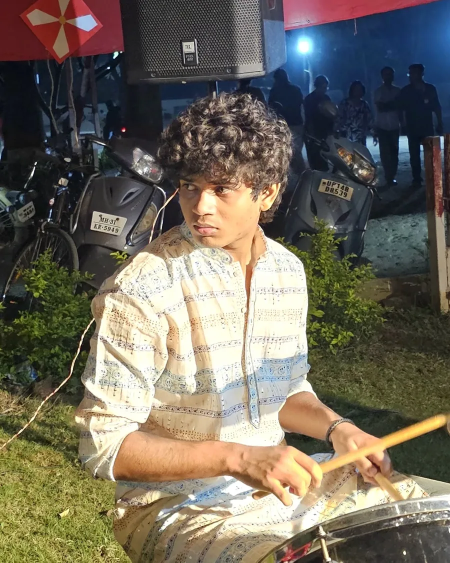
#> input picture img/hobby/portrait.webp, 900 x 1125 px, found by its file name (shown at 1/2 size)
$ python halftone.py
#> lines starting #> are read from the running program, lines starting #| are printed output that depends on the picture; after the words box and inside, x2 and y2 are one past the last pixel; in counts of white or black regions, pixels touching at a corner belong together
"""Blue halftone of the portrait: dots on a 45-degree screen, size by darkness, on the site's paper."""
import math
from PIL import Image, ImageOps, ImageEnhance, ImageDraw, ImageFilter

SRC = 'd:/Vibecode Portfolio/img/hobby/portrait.webp'
PAPER, BLUE = (237, 239, 246), (0, 47, 167)
import sys
OUT_W, OUT_H = (int(sys.argv[1]), int(sys.argv[2])) if len(sys.argv) > 2 else (1520, 2000)
CELL = int(sys.argv[3]) if len(sys.argv) > 3 else 11
SS = 3                              # supersample for smooth dots

import numpy as np, cv2
g = np.asarray(Image.open(SRC).convert('L'))
g = g[110:900, 150:760]                      # head and shoulders
#> g: shape (790, 610)
g = cv2.createCLAHE(clipLimit=2.6, tileGridSize=(6, 6)).apply(g)
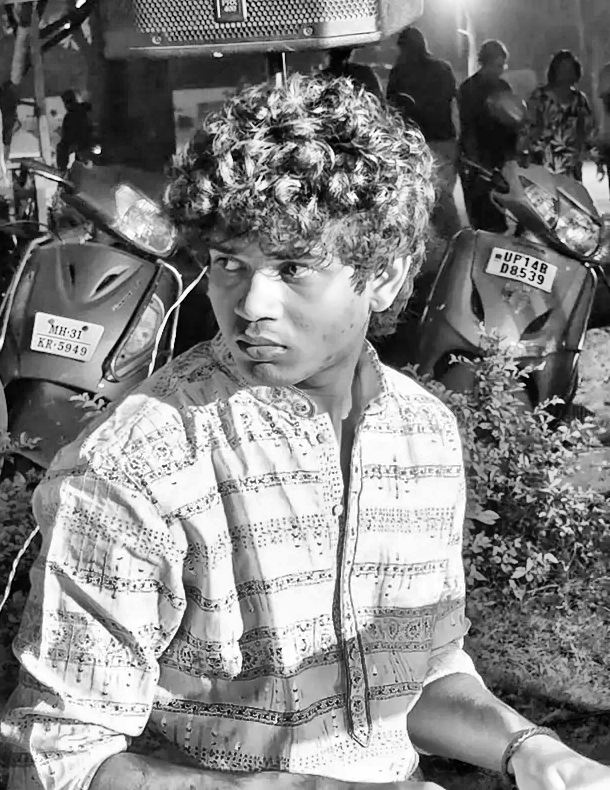
#> g: shape (790, 610); min 0, max 255, mean 131.3
# lift the shadows so the face reads, keep the darks deep
g = (255 * (g / 255.0) ** 0.8).astype(np.uint8)
# fade the busy background toward paper: a soft mask around the head and the torso
h, w = g.shape
#> h = 790; w = 610
mask = np.zeros((h, w), np.uint8)
cv2.ellipse(mask, (300, 225), (135, 165), 0, 0, 360, 255, -1)
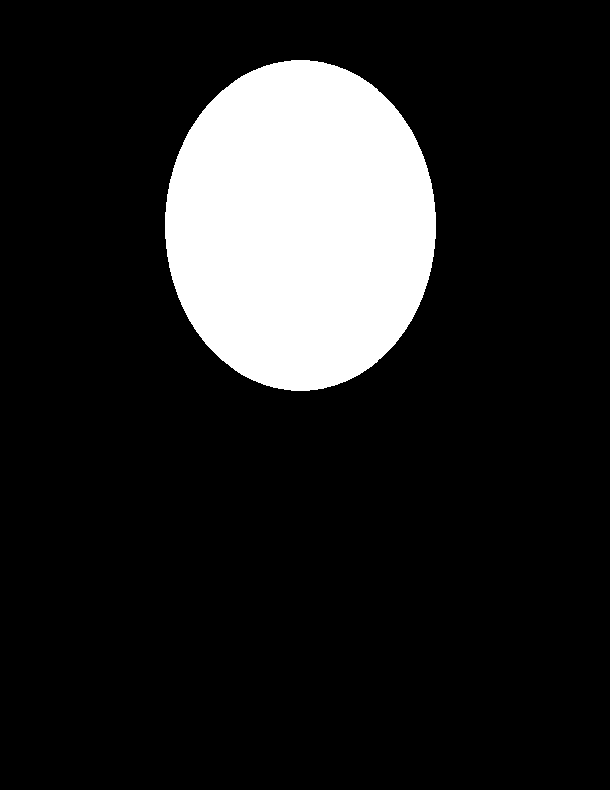
#> mask: shape (790, 610); 14.6% white; 1 white region, box (x1, y1, x2, y2) and area: (165, 60, 436, 391) 70389
cv2.ellipse(mask, (300, 620), (275, 330), 0, 0, 360, 255, -1)
#> mask: shape (790, 610); 59.5% white; 1 black region, box (x1, y1, x2, y2) and area: (0, 0, 610, 790) 195299
mask = cv2.GaussianBlur(mask, (0, 0), 38).astype(np.float32) / 255
bg = cv2.GaussianBlur(g, (0, 0), 6).astype(np.float32)
bg = 255 - (255 - bg) * 0.28                 # light, few dots
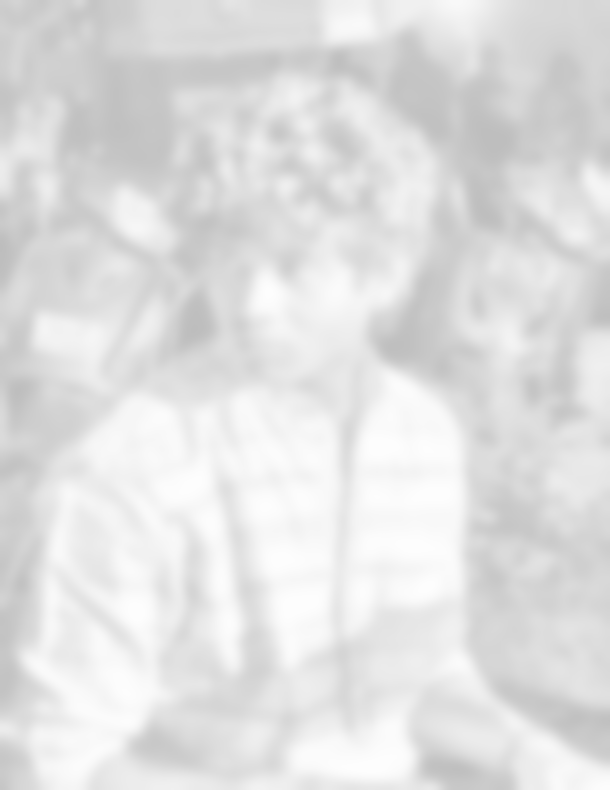
#> bg: shape (790, 610) float32; min 189.8, max 253.9, mean 224.2
g = (g * mask + bg * (1 - mask)).astype(np.uint8)
im = Image.fromarray(g).filter(ImageFilter.GaussianBlur(0.8))
# fit to the output
im = ImageOps.fit(im, (OUT_W, OUT_H), Image.LANCZOS, centering=(0.5, 0.3))
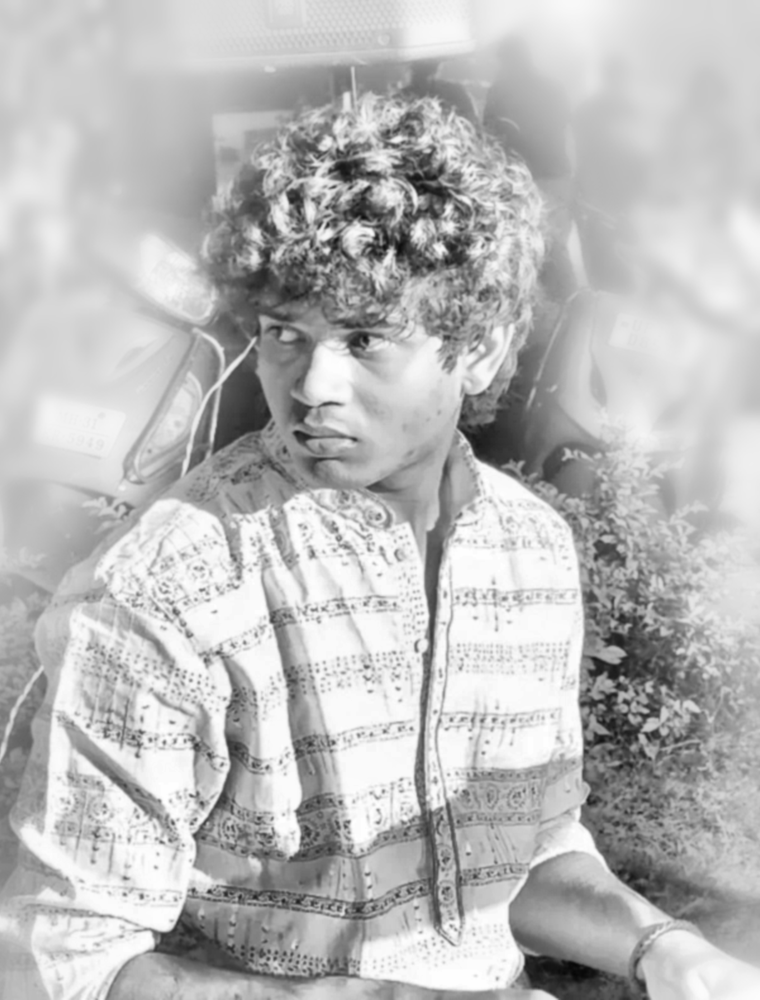
#> im: PIL image 1520x2000 L (shown at 1/2 size); min 6, max 255, mean 185.7

W, H = OUT_W * SS, OUT_H * SS
canvas = Image.new('RGB', (W, H), PAPER)
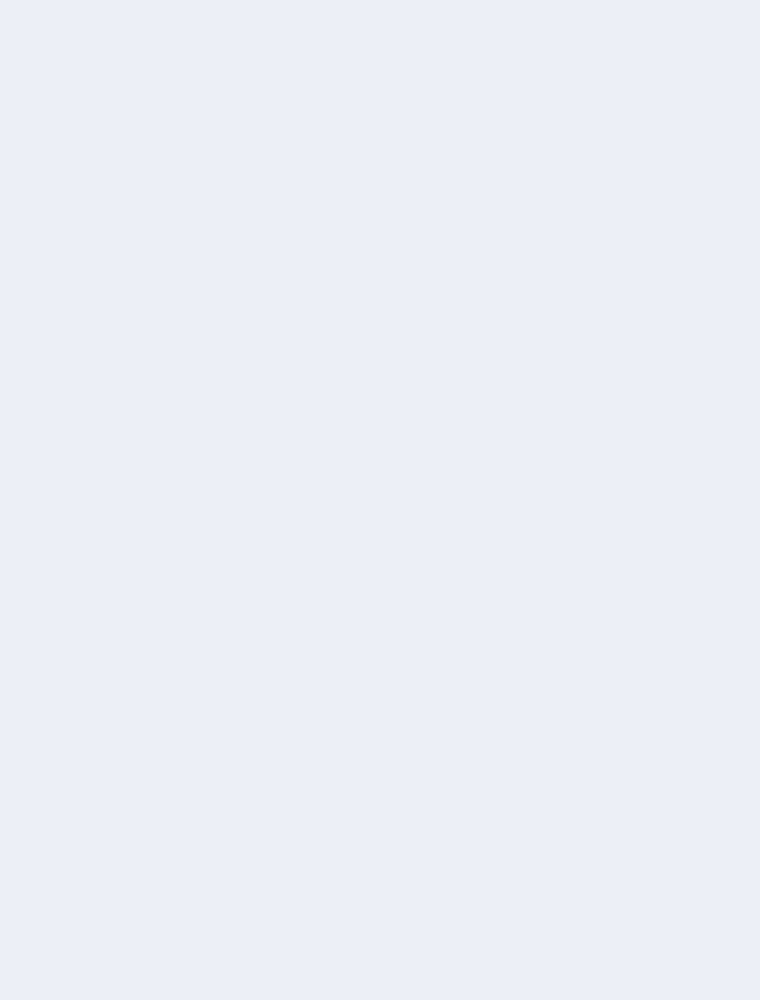
#> canvas: PIL image 4560x6000 RGB (shown at 1/6 size); mean R, G, B 237, 239, 246
d = ImageDraw.Draw(canvas)
ang = math.radians(45)
ca, sa = math.cos(ang), math.sin(ang)
step = CELL
R = OUT_W + OUT_H
dots = []
for i in range(-R // step, R // step + 1):
    for j in range(-R // step, R // step + 1):
        u, v = i * step, j * step
        x = u * ca - v * sa + OUT_W / 2
        y = u * sa + v * ca + OUT_H / 2
        if not (-step <= x < OUT_W + step and -step <= y < OUT_H + step):
            continue
        px = im.getpixel((min(OUT_W - 1, max(0, int(x))), min(OUT_H - 1, max(0, int(y)))))
        dark = 1 - px / 255
        if dark < 0.09:
            continue
        r = step * 0.62 * math.sqrt(dark)
        dots.append((x, y, r))
        X, Y, rr = x * SS, y * SS, r * SS
        d.ellipse((X - rr, Y - rr, X + rr, Y + rr), fill=BLUE)
#> after the loop, dots = 21532 items
canvas = canvas.resize((OUT_W, OUT_H), Image.LANCZOS)
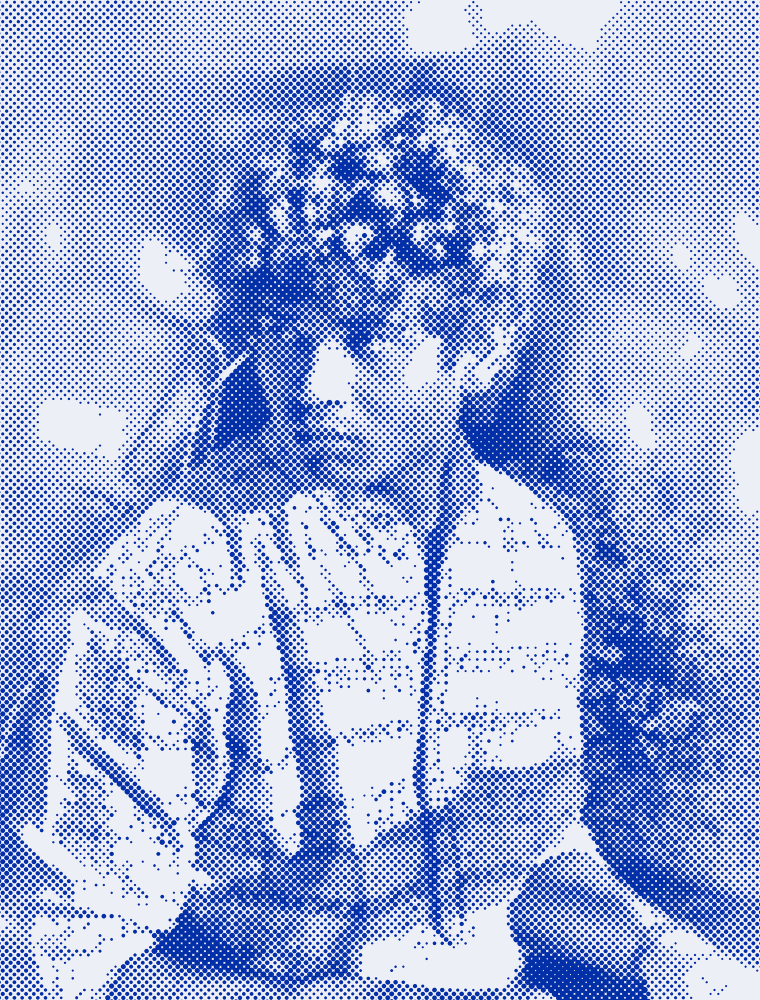
#> canvas: PIL image 1520x2000 RGB (shown at 1/2 size); mean R, G, B 157.6, 173.3, 219
canvas.save('halftone.png')
# a print copy with only the two inks (no grey edge pixels), which compresses far better in a PDF
two = canvas.convert('L').point(lambda p: 255 if p > 150 else 0)
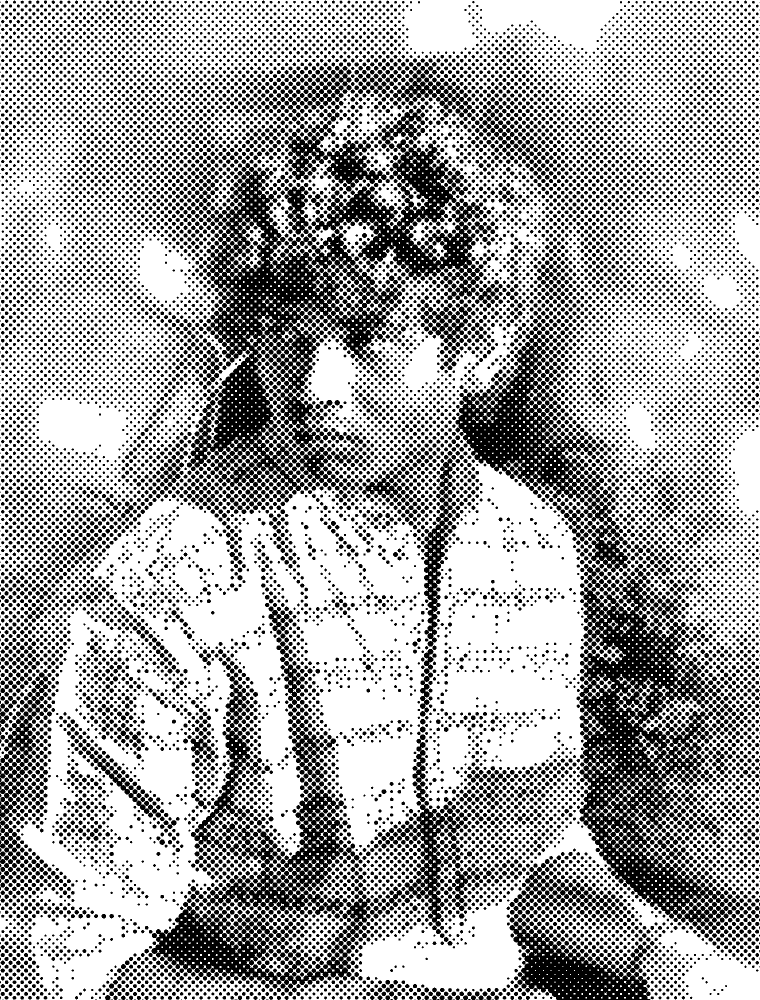
#> two: PIL image 1520x2000 L (shown at 1/2 size); 65.6% white; 17043 black regions (1434 under 20 px), largest, box (x1, y1, x2, y2) and area: (1159, 1158, 1449, 1838) 79788, (374, 334, 773, 982) 69397, (911, 668, 1162, 997) 31181
Image.merge('RGB', [two.point(lambda p, c=c: PAPER[c] if p else BLUE[c]) for c in range(3)]).save('halftone-print.png', optimize=True)
# the same dots as vectors, for the PDF: crisp at any zoom and a fraction of the size
clip = '<clipPath id="c"><rect width="%d" height="%d"/></clipPath>' % (OUT_W, OUT_H)
circles = ''.join('<circle cx="%.1f" cy="%.1f" r="%.2f"/>' % d for d in dots)
open('halftone.svg', 'w').write('<svg xmlns="http://www.w3.org/2000/svg" viewBox="0 0 %d %d"><defs>%s</defs>'
    '<rect width="%d" height="%d" fill="#EDEFF6"/><g clip-path="url(#c)" fill="#002FA7">%s</g></svg>'
    % (OUT_W, OUT_H, clip, OUT_W, OUT_H, circles))
print('ok', canvas.size)
#| ok (1520, 2000)

$ run again, with img/hobby/fried-rice.webp copied over img/hobby/portrait.webp
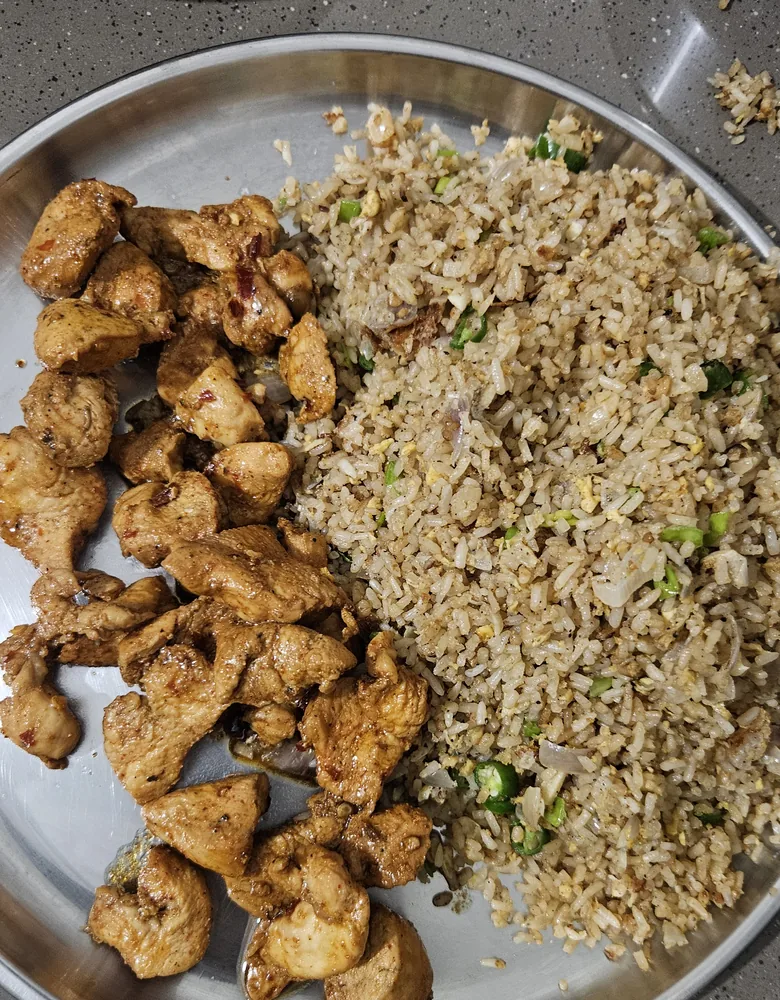
#> input picture img/hobby/fried-rice.webp, 780 x 1000 px, found by its file name
#> `im = ImageOps.fit(im, (OUT_W, OUT_H), Image.LANCZOS, centering=(0.5, 0..`:
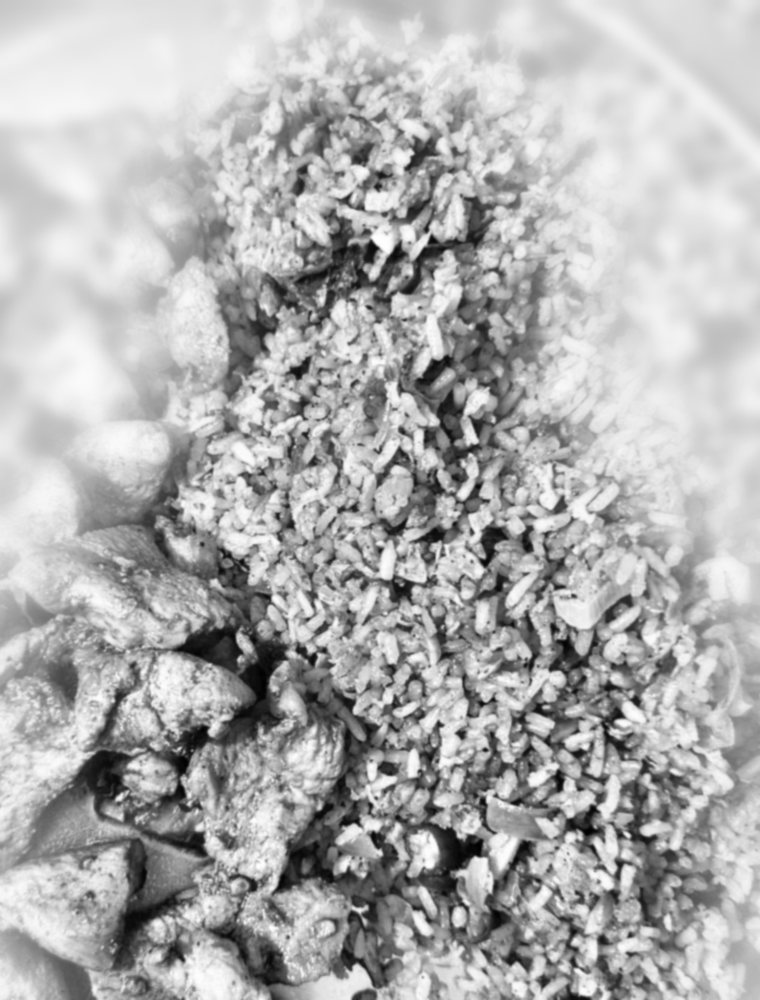
#> im: PIL image 1520x2000 L (shown at 1/2 size); min 0, max 255, mean 176.3
#> after the loop `for i in range(-R // step, R // step + 1):`: dots = 23004 items
#> `two = canvas.convert('L').point(lambda p: 255 if p > 150 else 0)`:
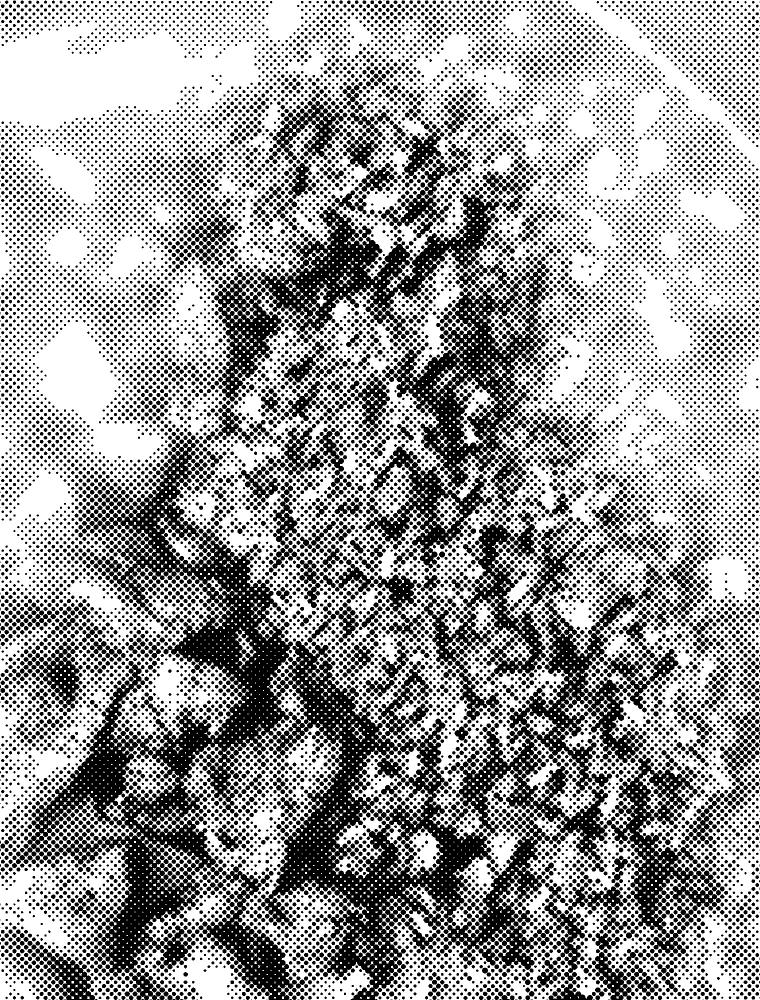
#> two: PIL image 1520x2000 L (shown at 1/2 size); 61.3% white; 16308 black regions (2471 under 20 px), largest, box (x1, y1, x2, y2) and area: (187, 878, 586, 1954) 112620, (522, 1282, 1100, 2000) 112323, (918, 1182, 1278, 1721) 40567
#| ok (1520, 2000)
